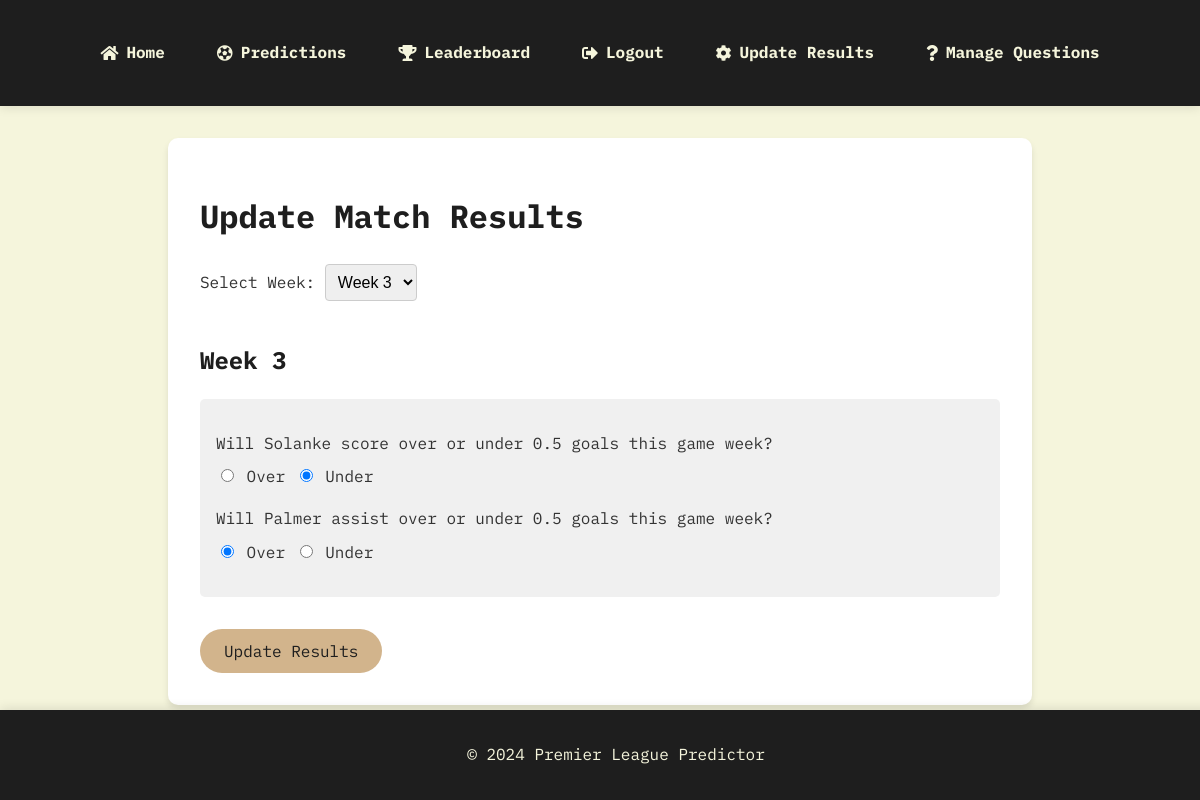
Page /admin/update_results (signed in) on the earlier database version.
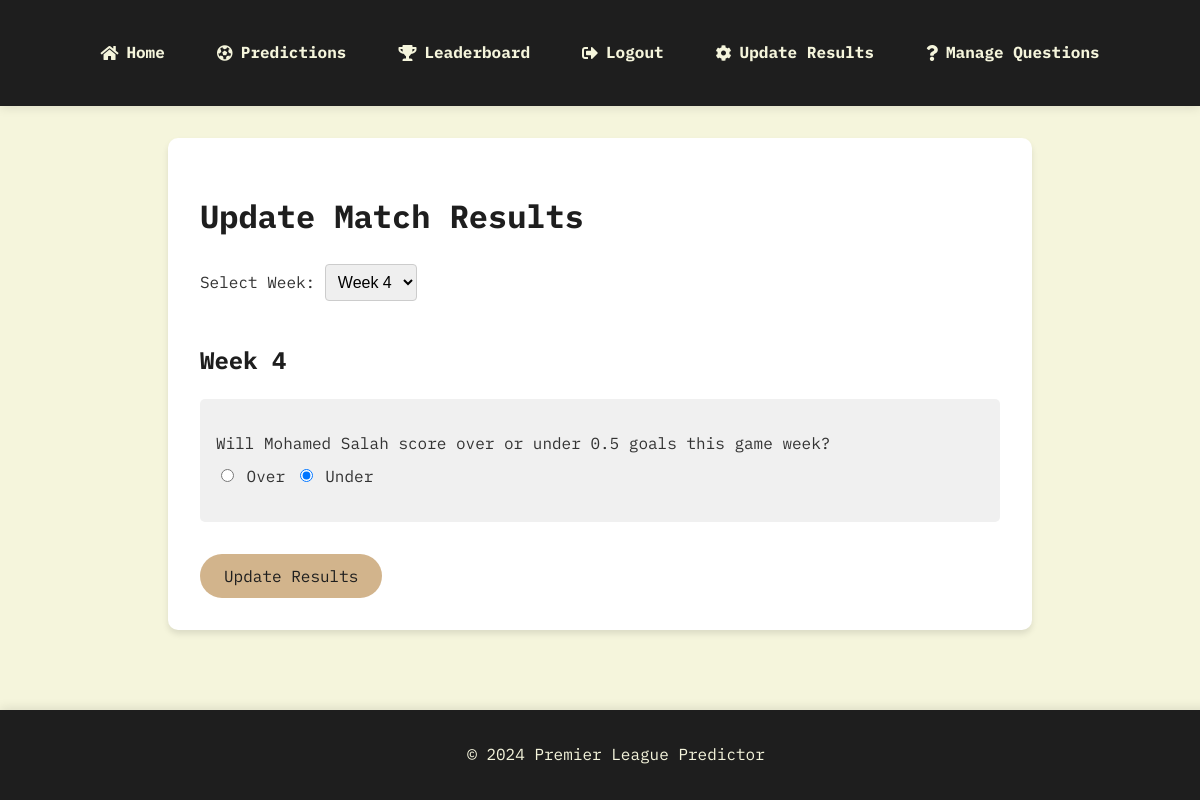
Same page on the later database version.
### app/models.py (models this page shows)
class Question(db.Model):
    id = db.Column(db.Integer, primary_key=True)
    text = db.Column(db.String(255), nullable=False)
    week = db.Column(db.Integer, nullable=False)
    predictions = db.relationship('Prediction', backref='question', lazy=True)
    result = db.Column(db.String(10))

### app/routes.py (the view, shortened to what this page needs)
@main.route('/admin/update_results', methods=['GET', 'POST'])
@login_required
def admin_update_results():
    if not current_user.is_admin:
        flash('You do not have permission to access this page.')
        return redirect(url_for('main.index'))
    available_weeks = db.session.query(Question.week.distinct()).order_by(Question.week).all()
    available_weeks = [week[0] for week in available_weeks]
    selected_week = request.args.get('week', type=int, default=max(available_weeks))
    questions = Question.query.filter_by(week=selected_week).order_by(Question.id).all()
    return render_template('admin_update_results.html', questions=questions, selected_week=selected_week, available_weeks=available_weeks)

### app/templates/admin_update_results.html
{% extends "base.html" %}
{% block content %}
    <h1>Update Match Results</h1>
    <form method="GET" action="{{ url_for('main.admin_update_results') }}">
        <label for="week">Select Week:</label>
        <select name="week" id="week" onchange="this.form.submit()">
            {% for week in available_weeks %}
                <option value="{{ week }}" {% if week == selected_week %}selected{% endif %}>Week {{ week }}</option>
            {% endfor %}
        </select>
    </form>
    <form method="POST">
        <h2>Week {{ selected_week }}</h2>
        <div class="week-questions">
            {% for question in questions %}
                <div class="question">
                    <p>{{ question.text }}</p>
                    <input type="radio" name="question_{{ question.id }}" value="over" {% if question.result == 'over' %}checked{% endif %} required> Over
                    <input type="radio" name="question_{{ question.id }}" value="under" {% if question.result == 'under' %}checked{% endif %} required> Under
                </div>
            {% endfor %}
        </div>
        {% if questions %}
            <input type="submit" value="Update Results">
        {% else %}
            <p>No questions found for this week.</p>
        {% endif %}
    </form>
{% endblock %}

Differences in the rows shown:
no longer on this page (row edited): Question: text "Will Palmer assist over or under 0.5 goals this game week?", result "☑"
changed Question: text "Will Solanke score over or under 0.5 goals this game week?" → "Will Mohamed Salah score over or under 0.5 goals this game week?"
Other differences:
form field week: "Week 3" → "Week 4"
{{ selected_week }}: "3" → "4"
